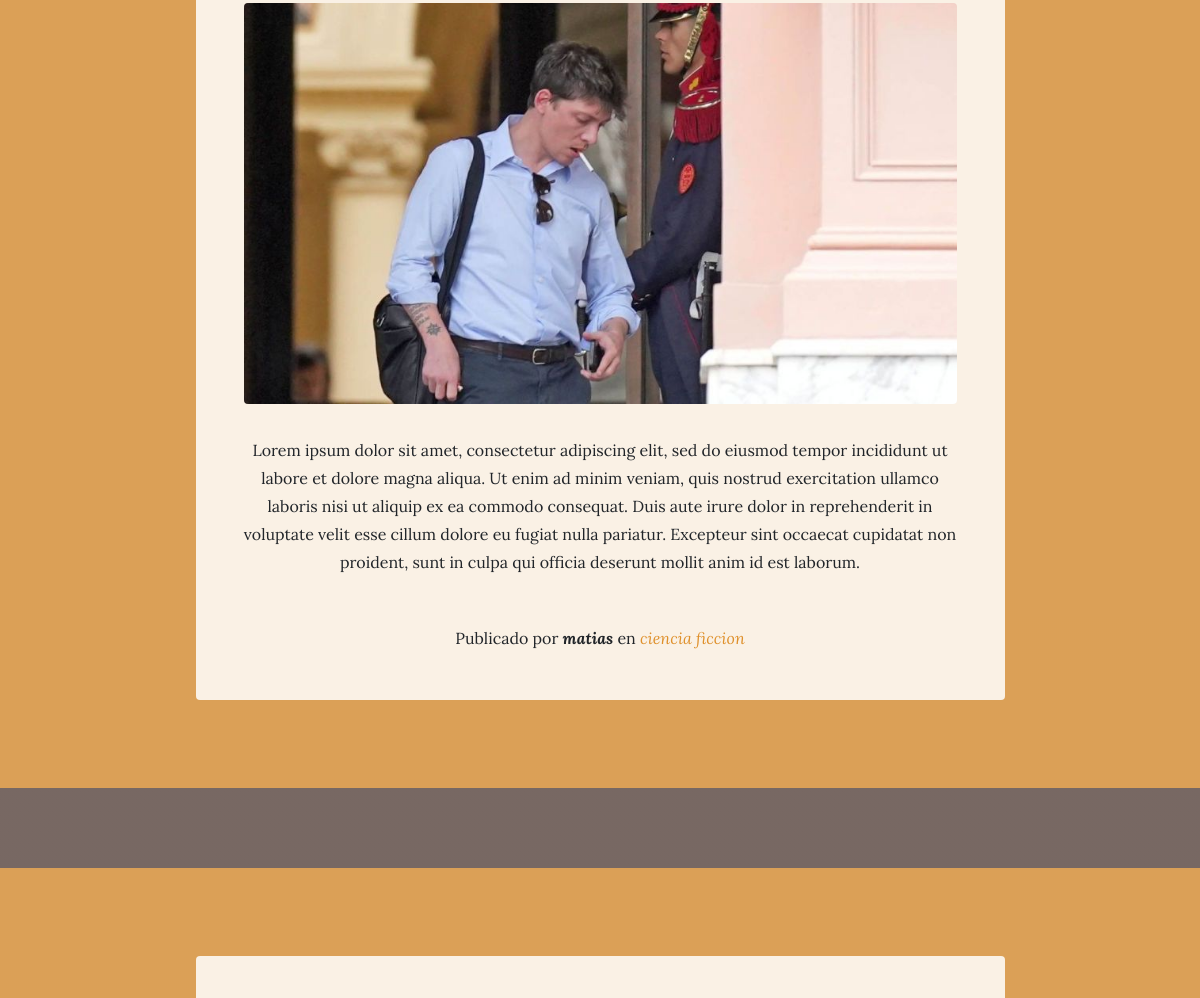
/blog/ (middle part), run on an earlier commit of the app's database.
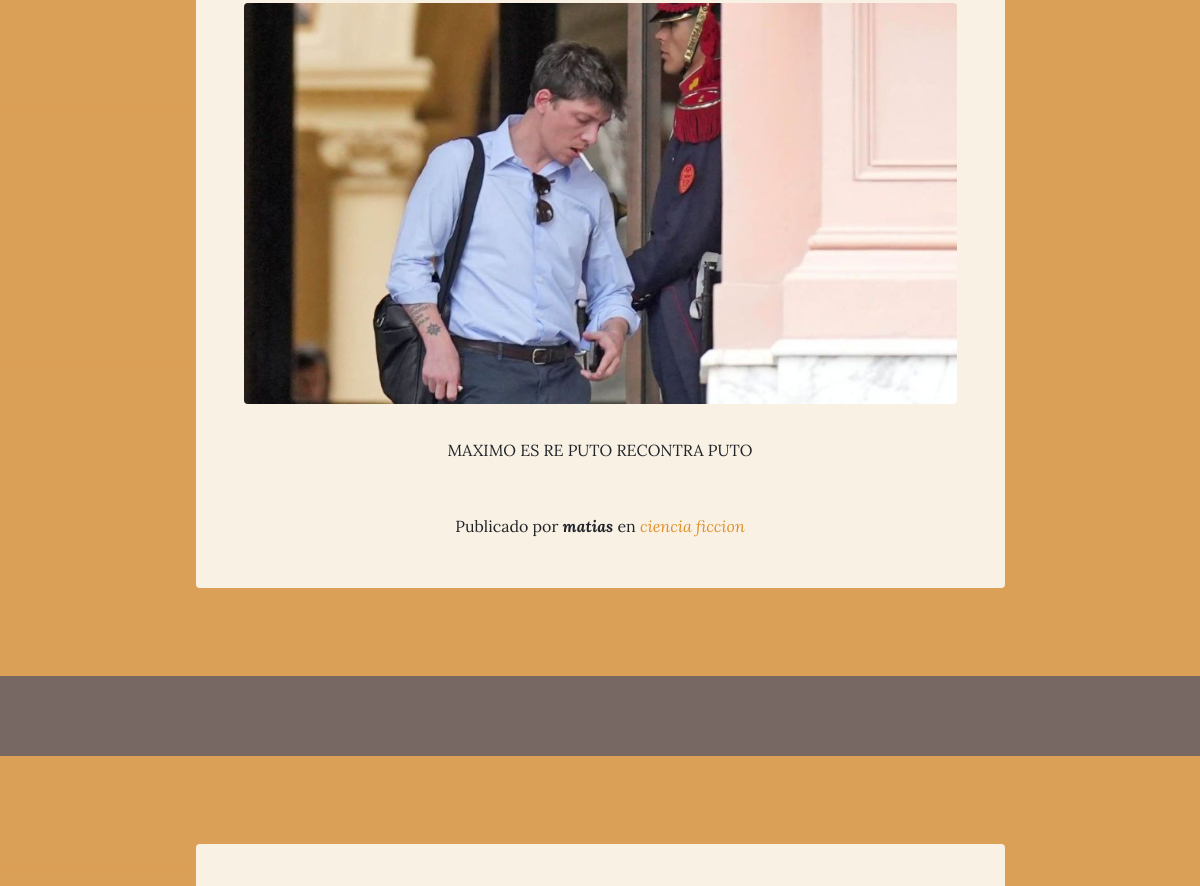
And on a later commit of the database.
### blog/models.py (models this page shows, shortened)
class Post(models.Model):
    title = models.CharField(max_length=200)
    content = models.TextField()
    published = models.DateTimeField(default=now)
    image =  models.ImageField(upload_to='blog', null=True, blank=True)
    author = models.ForeignKey(User, on_delete=models.CASCADE)
    categories = models.ManyToManyField(Category, related_name="get_posts")
    created = models.DateTimeField(auto_now_add="True", verbose_name="Fecha de creacion")
    updated = models.DateTimeField(auto_now="True", verbose_name="Fecha de edicion")
    class Meta:
        verbose_name = "entrada"
        verbose_name_plural = "entradas"
        ordering = ["-created"]

### blog/views.py (the view)
# urls.py: path('blog/', views.blog, name='blog'),
def blog(request):
    blog = Blog.objects.all()
    return render(request, "blog/blog.html", {'blogs':blog})

### pages/templatetags/pages_extras.py (called while the page is built)
@register.simple_tag
def get_page_list():
    pages = Page.objects.all()
    return pages

### social/processors.py (called while the page is built)
def prueba_dict(request):
    ctx = {}
    links = Link.objects.all()
    for link in links:
        ctx[link.key] = link.url
    return ctx

### blog/templates/blog/blog.html (shortened to what this page needs)
{% extends 'core/base.html' %}
{% load static %}
{% block content %}
  {% for blog in blogs %}
    <section class="page-section cta">
      <div class="container">
        <div class="row">
          <div class="col-xl-9 mx-auto">
            <div class="cta-innerv text-center rounded">
              <p class="mb-0">
                <img class="mx-auto d-flex rounded img-fluid mb-3 mb-lg-0" src="{{blog.image.url}}" alt="">
              </p>
              <p class="mb-0 mbt">
                {{blog.content|linebreaks}}
              </p>
              <p class="mb-0 mbt">
                <span class="section-heading-under">Publicado por <em><b>{{blog.author}}</b></em> en
                {% for category in blog.categories.all %}
                    <em>
                        <a href="{% url 'category' category.id %}" class="link">{{category.name}}</a>
                    </em>
                </span>
                {% endfor %}
              </p>
            </div>
          </div>
        </div>
      </div>
    </section>
  {% endfor %}
{% endblock %}

What changed in the data, as far as the page shows it:
changed Post "matias": content "Lorem ipsum dolor sit amet, consectetur adipiscing elit, sed do eiusmod tempor incididunt ut labore et dolore magna aliqua. Ut enim ad minim veniam, quis nostrud exercitation ullamco laboris nisi ut aliquip ex ea commodo consequat. Duis aute irure dolor in reprehenderit in voluptate velit esse cillum dolore eu fugiat nulla pariatur. Excepteur sint occaecat cupidatat non proident, sunt in culpa qui officia deserunt mollit anim id est laborum." → "MAXIMO ES RE PUTO RECONTRA PUTO"
